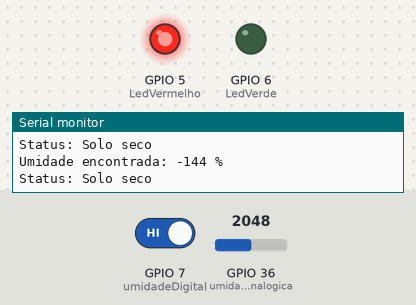
Simulated run of this program. Board: ESP32. On the bench: output pins drawn as LEDs (lit = HIGH), the last lines printed to the serial monitor. Inputs (shaded band) come from the test bench; at power-on: GPIO 7 (umidadeDigital) HIGH, GPIO 36 (umidadeAnalogica) = 2048.

Above: at 1.3 s.
1.4 s: GPIO 7 (umidadeDigital) driven LOW
At 2.5 s:
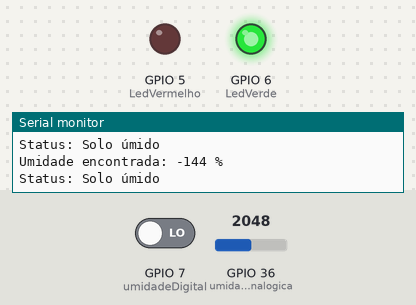
3.0 s: GPIO 7 (umidadeDigital) driven HIGH
At 3.7 s:
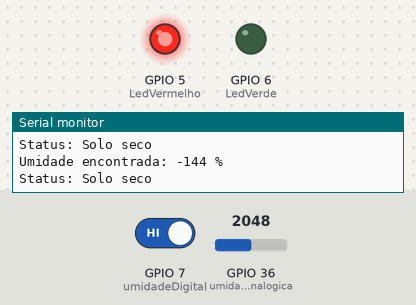
Timing chart, 0 to 6.0 s (numbered marks = the images above; inputs shaded):
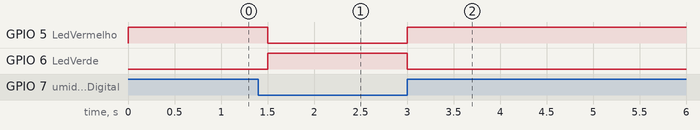

Measured:
- after the input at 1.4 s, GPIO 5 (LedVermelho): HIGH → LOW after 0.10 s; GPIO 6 (LedVerde): LOW → HIGH after 0.10 s
- after the input at 3.0 s, GPIO 5 (LedVermelho): LOW → HIGH at once; GPIO 6 (LedVerde): HIGH → LOW at once

The program:

main.cpp
```cpp
#include <Arduino.h>
#include <Adafruit_Sensor.h>
#include <Wire.h>

#define umidadeAnalogica A0 // Atribui o pino A0 a variável umidade - leitura analógica do sensor
#define umidadeDigital 7    // Atribui o pino 7 a variável umidadeDigital - leitura digital do sensor
#define LedVermelho 5       // Atribui o pino 7 a variável LedVermelho
#define LedVerde 6          // Atribui o pino 6 a variável LedVerde


int valorumidade;           // Declaração da variável que armazenará o valor da umidade lida - saída analogica
int valorumidadeDigital;    // Declaração da variável que armazenara a saída digital do sensor de umidade do solo

void setup()
{
  Serial.begin(9600);               // Incia a comunicação serial
  pinMode(umidadeAnalogica, INPUT); // Define umidadeAnalogica como entrada
  pinMode(umidadeDigital, INPUT);   // Define umidadeDigital como entrada
  pinMode(LedVermelho, OUTPUT);     // Define LedVermelho como saída
  pinMode(LedVerde, OUTPUT);        // Define LedVerde como saída
}
void loop()
{
  valorumidade = analogRead(umidadeAnalogica);         // Realiza a leitura analógica do sensor e armazena em valorumidade
  valorumidade = map(valorumidade, 1023, 315, 0, 100); // Transforma os valores analógicos em uma escala de 0 a 100
  Serial.print("Umidade encontrada: ");                // Imprime mensagem
  Serial.print(valorumidade);                          // Imprime no monitor serial o valor de umidade em porcentagem
  Serial.println(" % ");
  valorumidadeDigital = digitalRead(umidadeDigital); // Realiza a leitura digital do sensor e armazena em valorumidadeDigital
  if (valorumidadeDigital == 0)
  { // Se esse valor for igual a 0, será mostrado no monitor serial que o solo está úmido e o led verde se acende
    Serial.println("Status: Solo úmido");
    digitalWrite(LedVermelho, LOW);
    digitalWrite(LedVerde, HIGH);
  }
  else
  { // se esse valor for igual a 1, será mostrado no monitor serial que o solo está seco e o led vermelho se acende
    Serial.println("Status: Solo seco");
    digitalWrite(LedVermelho, HIGH);
    digitalWrite(LedVerde, LOW);
  }
  delay(500); // Atraso de 500ms
}
```
